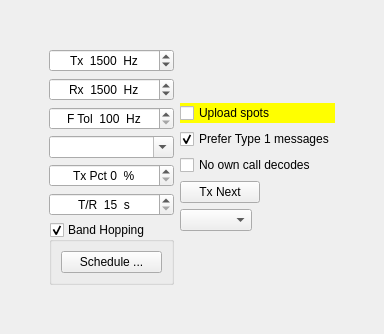
           <widget class="QWidget" name="page_2">
            <layout class="QVBoxLayout" name="verticalLayout_5">
             <property name="leftMargin">
              <number>0</number>
             </property>
             <property name="topMargin">
              <number>0</number>
             </property>
             <property name="rightMargin">
              <number>0</number>
             </property>
             <property name="bottomMargin">
              <number>0</number>
             </property>
             <item>
              <widget class="QWidget" name="widget_2" native="true">
               <layout class="QHBoxLayout" name="horizontalLayout_9">
                <property name="leftMargin">
                 <number>0</number>
                </property>
                <property name="topMargin">
                 <number>0</number>
                </property>
                <property name="rightMargin">
                 <number>0</number>
                </property>
                <property name="bottomMargin">
                 <number>0</number>
                </property>
                <item>
                 <widget class="QWidget" name="WSPR_controls_widget" native="true">
                  <layout class="QGridLayout" name="gridLayout_9">
                   <item row="1" column="0">
                    <spacer name="horizontalSpacer_7">
                     <property name="orientation">
                      <enum>Qt::Horizontal</enum>
                     </property>
                     <property name="sizeHint" stdset="0">
                      <size>
                       <width>40</width>
                       <height>20</height>
                      </size>
                     </property>
                    </spacer>
                   </item>
                   <item row="1" column="2">
                    <spacer name="horizontalSpacer_6">
                     <property name="orientation">
                      <enum>Qt::Horizontal</enum>
                     </property>
                     <property name="sizeHint" stdset="0">
                      <size>
                       <width>40</width>
                       <height>20</height>
                      </size>
                     </property>
                    </spacer>
                   </item>
                   <item row="2" column="1">
                    <spacer name="verticalSpacer_2">
                     <property name="orientation">
                      <enum>Qt::Vertical</enum>
                     </property>
                     <property name="sizeHint" stdset="0">
                      <size>
                       <width>20</width>
                       <height>40</height>
                      </size>
                     </property>
                    </spacer>
                   </item>
                   <item row="1" column="1">
                    <layout class="QHBoxLayout" name="horizontalLayout_12">
                     <item>
                      <layout class="QVBoxLayout" name="verticalLayout_7">
                       <item>
                        <widget class="QSpinBox" name="WSPRfreqSpinBox">
                         <property name="alignment">
                          <set>Qt::AlignCenter</set>
                         </property>
                         <property name="suffix">
                          <string>  Hz</string>
                         </property>
                         <property name="prefix">
                          <string>Tx  </string>
                         </property>
                         <property name="minimum">
                          <number>1400</number>
                         </property>
                         <property name="maximum">
                          <number>1600</number>
                         </property>
                         <property name="value">
                          <number>1500</number>
                         </property>
                        </widget>
                       </item>
                       <item>
                        <widget class="QSpinBox" name="sbFST4W_RxFreq">
                         <property name="alignment">
                          <set>Qt::AlignCenter</set>
                         </property>
                         <property name="suffix">
                          <string>  Hz</string>
                         </property>
                         <property name="prefix">
                          <string>Rx  </string>
                         </property>
                         <property name="minimum">
                          <number>100</number>
                         </property>
                         <property name="maximum">
                          <number>4900</number>
                         </property>
                         <property name="singleStep">
                          <number>100</number>
                         </property>
                         <property name="value">
                          <number>1500</number>
                         </property>
                        </widget>
                       </item>
                       <item>
                        <widget class="HintedSpinBox" name="sbFST4W_FTol">
                         <property name="alignment">
                          <set>Qt::AlignCenter</set>
                         </property>
                         <property name="suffix">
                          <string>  Hz</string>
                         </property>
                         <property name="prefix">
                          <string>F Tol  </string>
                         </property>
                         <property name="minimum">
                          <number>100</number>
                         </property>
                         <property name="maximum">
                          <number>500</number>
                         </property>
                         <property name="singleStep">
                          <number>100</number>
                         </property>
                        </widget>
                       </item>
                       <item>
                        <widget class="QComboBox" name="RoundRobin">
                         <property name="editable">
                          <bool>true</bool>
                         </property>
                         <property name="currentIndex">
                          <number>0</number>
                         </property>
                        </widget>
                       </item>
                       <item>
                        <widget class="QSpinBox" name="sbTxPercent">
                         <property name="toolTip">
                          <string>Percentage of minute sequences devoted to transmitting.</string>
                         </property>
                         <property name="styleSheet">
                          <string notr="true">QSpinBox:enabled[notx=&quot;true&quot;] {
	color: rgb(0, 0, 0);
	background-color: rgb(255, 255, 0);
}</string>
                         </property>
                         <property name="alignment">
                          <set>Qt::AlignCenter</set>
                         </property>
                         <property name="suffix">
                          <string>  %</string>
                         </property>
                         <property name="prefix">
                          <string>Tx Pct </string>
                         </property>
                         <property name="maximum">
                          <number>100</number>
                         </property>
                        </widget>
                       </item>
                       <item>
                        <widget class="RestrictedSpinBox" name="sbTR_FST4W">
                         <property name="alignment">
                          <set>Qt::AlignCenter</set>
                         </property>
                         <property name="suffix">
                          <string>  s</string>
                         </property>
                         <property name="prefix">
                          <string>T/R  </string>
                         </property>
                         <property name="minimum">
                          <number>15</number>
                         </property>
                         <property name="maximum">
                          <number>1800</number>
                         </property>
                        </widget>
                       </item>
                       <item>
                        <widget class="QGroupBox" name="band_hopping_group_box">
                         <property name="title">
                          <string>Band Hopping</string>
                         </property>
                         <property name="checkable">
                          <bool>true</bool>
                         </property>
                         <layout class="QHBoxLayout" name="horizontalLayout_7">
                          <item>
                           <widget class="QPushButton" name="band_hopping_schedule_push_button">
                            <property name="toolTip">
                             <string>Choose bands and times of day for band-hopping.</string>
                            </property>
                            <property name="text">
                             <string>Schedule ...</string>
                            </property>
                           </widget>
                          </item>
                         </layout>
                        </widget>
                       </item>
                      </layout>
                     </item>
                     <item>
                      <layout class="QVBoxLayout" name="verticalLayout_8">
                       <item>
                        <layout class="QVBoxLayout" name="verticalLayout_2">
                         <item>
                          <layout class="QHBoxLayout" name="horizontalLayout_10">
                           <item>
                            <widget class="QCheckBox" name="cbUploadWSPR_Spots">
                             <property name="toolTip">
                              <string>Upload decoded messages to WSPRnet.org.</string>
                             </property>
                             <property name="styleSheet">
                              <string notr="true">QCheckBox:unchecked {
	color: rgb(0, 0, 0);
	background-color: rgb(255, 255, 0);
}</string>
                             </property>
                             <property name="text">
                              <string>Upload spots</string>
                             </property>
                            </widget>
                           </item>
                          </layout>
                         </item>
                         <item>
                          <widget class="QCheckBox" name="WSPR_prefer_type_1_check_box">
                           <property name="toolTip">
                            <string>&lt;html&gt;&lt;head/&gt;&lt;body&gt;&lt;p&gt;6 digit locators cause 2 different messages to be sent, the second contains the full locator but only a hashed callsign, other stations must have decoded the first once before they can decode your call in the second. Check this option to only send 4 digit locators if it will avoid the two message protocol.&lt;/p&gt;&lt;/body&gt;&lt;/html&gt;</string>
                           </property>
                           <property name="accessibleDescription">
                            <string>6 digit locators cause 2 different messages to be sent, the second contains the full locator but only a hashed callsign, other stations must have decoded the first once before they can decode your call in the second. Check this option to only send 4 digit locators if it will avoid the two message protocol.</string>
                           </property>
                           <property name="text">
                            <string>Prefer Type 1 messages</string>
                           </property>
                           <property name="checked">
                            <bool>true</bool>
                           </property>
                          </widget>
                         </item>
                         <item>
                          <widget class="QCheckBox" name="cbNoOwnCall">
                           <property name="text">
                            <string>No own call decodes</string>
                           </property>
                          </widget>
                         </item>
                         <item>
                          <layout class="QHBoxLayout" name="horizontalLayout_13">
                           <item>
                            <widget class="QPushButton" name="pbTxNext">
                             <property name="toolTip">
                              <string>&lt;html&gt;&lt;head/&gt;&lt;body&gt;&lt;p&gt;Transmit during the next sequence.&lt;/p&gt;&lt;/body&gt;&lt;/html&gt;</string>
                             </property>
                             <property name="styleSheet">
                              <string notr="true">QPushButton:checked {
	color: rgb(0, 0, 0);
	background-color: red;
	border-style: outset;
	border-width: 1px;
	border-radius: 5px;
	border-color: black;
	padding: 3px;
}</string>
                             </property>
                             <property name="text">
                              <string>Tx Next</string>
                             </property>
                             <property name="checkable">
                              <bool>true</bool>
                             </property>
                            </widget>
                           </item>
                           <item>
                            <spacer name="horizontalSpacer_2">
                             <property name="orientation">
                              <enum>Qt::Horizontal</enum>
                             </property>
                             <property name="sizeHint" stdset="0">
                              <size>
                               <width>40</width>
                               <height>20</height>
                              </size>
                             </property>
                            </spacer>
                           </item>
                          </layout>
                         </item>
                         <item>
                          <layout class="QHBoxLayout" name="horizontalLayout_14">
                           <item>
                            <widget class="QComboBox" name="TxPowerComboBox">
                             <property name="toolTip">
                              <string>Set Tx power in dBm (dB above 1 mW) as part of your WSPR message.</string>
                             </property>
                            </widget>
                           </item>
                           <item>
                            <spacer name="horizontalSpacer_3">
                             <property name="orientation">
                              <enum>Qt::Horizontal</enum>
                             </property>
                             <property name="sizeHint" stdset="0">
                              <size>
                               <width>40</width>
                               <height>20</height>
                              </size>
                             </property>
                            </spacer>
                           </item>
                          </layout>
                         </item>
                        </layout>
                       </item>
                      </layout>
                     </item>
                    </layout>
                   </item>
                   <item row="0" column="1">
                    <spacer name="verticalSpacer_3">
                     <property name="orientation">
                      <enum>Qt::Vertical</enum>
                     </property>
                     <property name="sizeHint" stdset="0">
                      <size>
                       <width>20</width>
                       <height>40</height>
                      </size>
                     </property>
                    </spacer>
                   </item>
                  </layout>
                 </widget>
                </item>
               </layout>
              </widget>
             </item>
            </layout>
           </widget>
